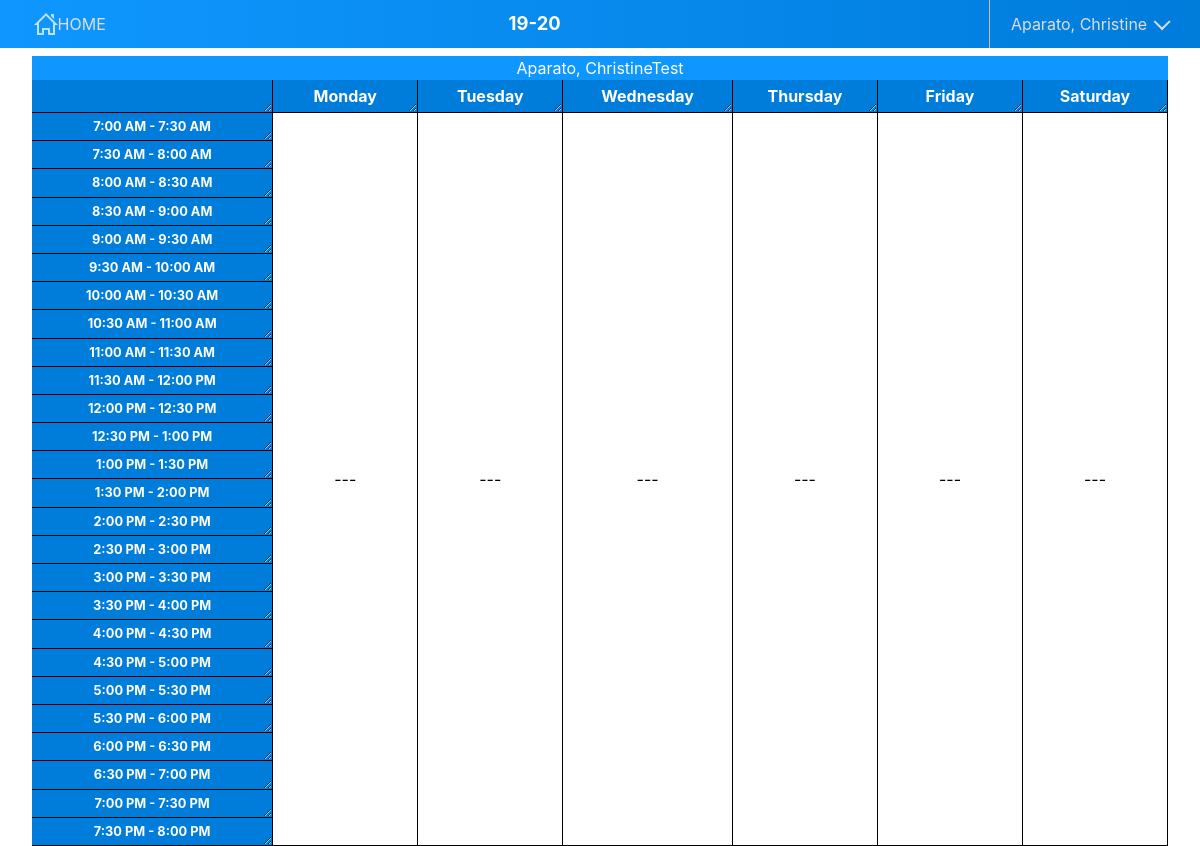
Before: /scheduleview.php?signin=success (signed in) with the older database file.
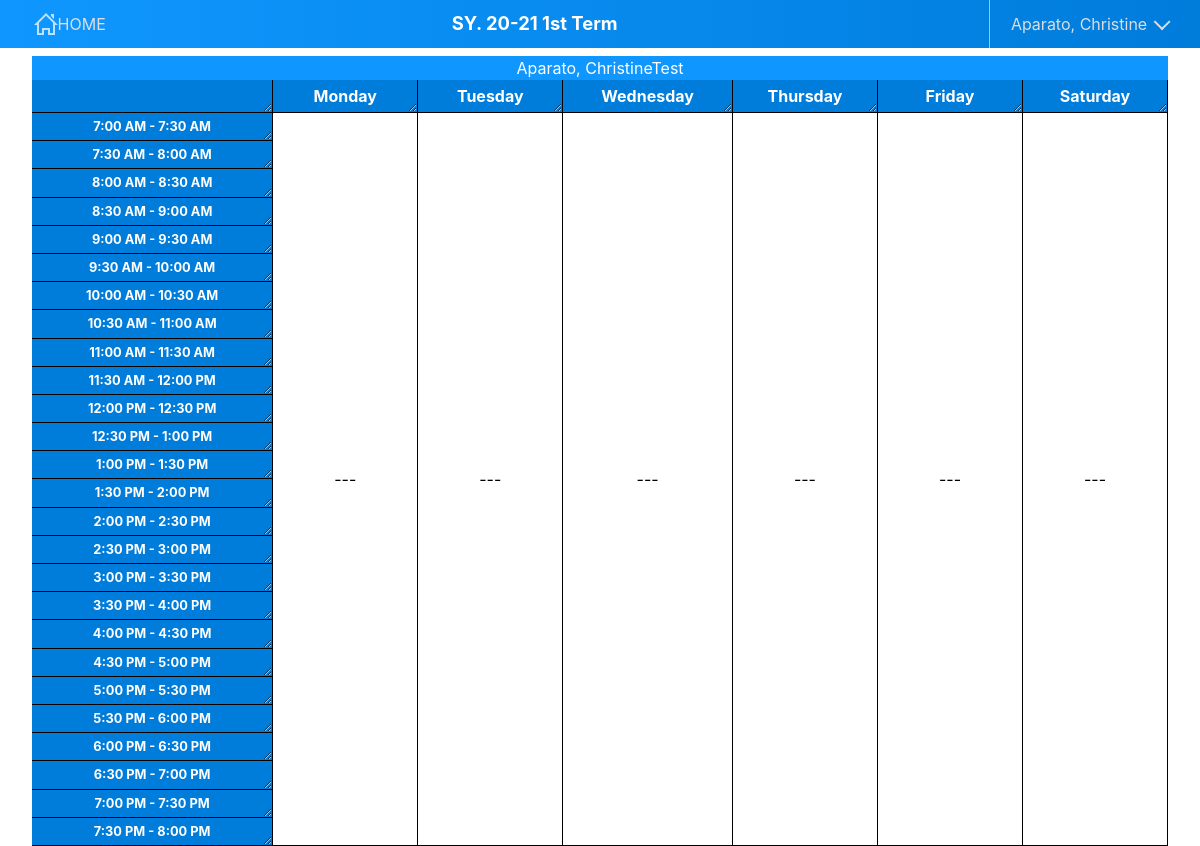
After: the same page with the newer database file.
### tables this page shows
CREATE TABLE `school_year` (
  `id` int(11) NOT NULL,
  `year` varchar(50) NOT NULL,
  `operation_start` time NOT NULL DEFAULT '07:00:00',
  `operation_end` time NOT NULL DEFAULT '20:00:00',
  `hide_schedules` tinyint(1) NOT NULL DEFAULT 0,
  `is_active` tinyint(1) NOT NULL DEFAULT 0,
  `date_created` timestamp NOT NULL DEFAULT current_timestamp()
);

### includes/autoloader.inc.php (called while the page is built, shortened)
<?php
function myAutoLoader($className)
{
   $path = "./classes/";
   $extension = '.class.php';
   $fullPath = $path . $className . $extension;
}

### classes/Schoolyear.class.php (called while the page is built, shortened)
<?php
class Schoolyear extends Dbh
{
  protected function getActiveSchoolYear()
  {
    $sql = "SELECT * FROM school_year WHERE is_active = 1 LIMIT 1";
    return $this->tryCatchBlock($sql, [], true);
  }
}

### classes/Dbh.class.php (called while the page is built, shortened)
<?php
class Dbh
{
   private $host = 'us-cdbr-east-02.cleardb.com';
   private $user = "b9e547a06bfec3";
   private $pwd = "0e937125";
   private $dbName = "heroku_47a94c0a6cb5111";
   protected function connect()
   {
      try {
         $dsn = "mysql:host=" . $this->host . "; dbname=" . $this->dbName;
         $pdo = new PDO($dsn, $this->user, $this->pwd);
         $pdo->setAttribute(PDO::ATTR_ERRMODE, PDO::ERRMODE_EXCEPTION);
         return $pdo;
      } catch (PDOException $e) {
         print "Database Error: " . $e->getMessage() . "<br/>";
         die();
      }
   }
   protected function tryCatchBlock($sql, $datas = [], $hasReturn = false, $type = '')
   {
      try {
         $stmt = $this->connect()->prepare($sql);
         $stmt->execute($datas);
         if ($hasReturn) {
            $results = $stmt->fetchAll();
            return $results;
         }
      } catch (PDOException $e) {
         trigger_error("Error $type: $e");
      }
   }
}

### classes/SchoolyearView.class.php (called while the page is built, shortened)
<?php
class SchoolyearView extends Schoolyear
{
  public function FetchActiveSchoolYear()
  {
    $results = $this->getActiveSchoolYear();
    return $results;
  }
}

### classes/SchedulesView.class.php (the view, shortened to what this page needs)
<?php
class SchedulesView extends Schedules
{
  public function DisplaySchedule($caption, $start, $end, $jump, $type, $ID, $schoolYearID)
  {
    echo "<table>";
    echo "<caption class='table__Caption'>$caption</caption>";
    echo "<tr>";
    echo   "<th></th>";
    $daysWeek = array("Monday", "Tuesday", "Wednesday", "Thursday", "Friday", "Saturday");
    foreach ($daysWeek as  $dayWeek) {
      echo "<th>$dayWeek</th>";
    }
    echo "</tr>";
    $values = array();
    for ($i = $start; $i < $end; $i += 15 * 60) {
      $timeDisplay = (($i + $jump * 60) - $start) / 60;
      if ($timeDisplay % $jump == 0) {
        $toTime = date('g:i A', ($i + $jump * 60));
        $time = date('g:i A', $i);
        $values[$time] = array();
        $cellValue =  "<th class='table__Time' scope='row'>$time - $toTime</th>";
        array_push($values[$time], $cellValue);
        foreach ($daysWeek as $days) {
          $cellValue = '<td>---</td>';
          array_push($values[$time], $cellValue);
        }
      }
    }
    foreach ($values as $key => $value) {
      echo "<tr>";
      foreach ($value as $x) {
        if (!empty($x)) {
          echo "$x";
        }
      }
      echo "</tr>";
    }
    echo "</table>";
  }
}

### layouts/__header.php (shortened to what this page needs)
<?php
include './includes/autoloader.inc.php';
$schoolyearView = new SchoolyearView();
$schoolYear = $schoolyearView->FetchActiveSchoolYear()[0];
$schoolYearText = $schoolYear['year'];
?>
<!DOCTYPE html>
<html lang="en">
<head>
   <link rel="stylesheet" href="./styles/reset.css" />
   <link rel="stylesheet" href="./styles/admin.css" />
   <link rel="stylesheet" media='print' href="./styles/print.css" />
</head>
<body>
   <nav class="nav">
      <?php
      $url = $_SERVER['REQUEST_URI'];
      if (!strpos($url, "dashboard")) {
         echo "<a href='dashboard.php' class='nav__Home'><span>HOME</span></a>";
      } else {
         echo '<div></div>';
      }
      echo "<div class='nav__Year'>$schoolYearText</div>";
      ?>
      <div class='nav__Profile'>
         <a href='./scheduleview.php' class='nav__User'><?php echo $_SESSION['name'] ?></a>
      </div>
   </nav>

Changed rows visible on the page:
no longer on this page (row edited): school_year: year "19-20", operation_start "7:00 AM", operation_start "7:30 AM"
added school_year: year "SY. 20-21 1st Term", operation_start "7:00 AM", operation_start "7:30 AM"
